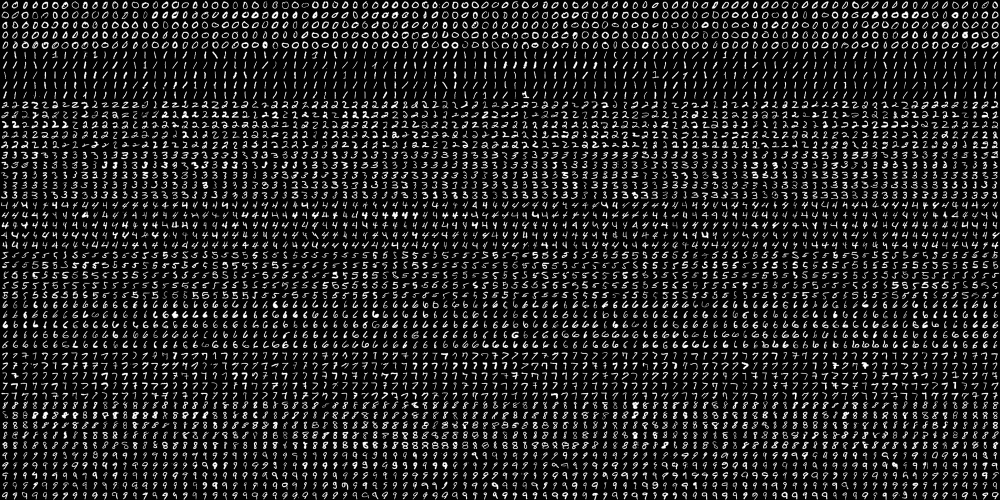
#> input picture 28_opencv_day4/images/digits.png, 2000 x 1000 px (shown at 1/2 size)
$ jupyter execute --allow-errors opencv_ex4.ipynb   (older library calls are emulated)
#> lines starting #> are read from the running program, lines starting #| are printed output that depends on the picture; after the words box and inside, x2 and y2 are one past the last pixel; in counts of white or black regions, pixels touching at a corner belong together
# 머신러닝

## openCV 머신 러닝 클래스
<br>

## K 최근접 이웃 알고리즘

[cell 1]
import numpy as np
import cv2


# [8 lines left out: function on_k_changed, not called in this run]


def addPoint(x, y, c):
    train.append([x, y])
    label.append([c])


def trainAndDisplay():
    """## 주석 지우고 보여줌"""
    trainData = np.array(train, dtype=np.float32)
    labelData = np.array(label, dtype=np.int32)

    knn.train(trainData, cv2.ml.ROW_SAMPLE, labelData)

    ####### 여기서부터 디스플레이를 위해 작성한 함수
    h, w = img.shape[:2]
    for y in range(h):
        for x in range(w):
            sample = np.array([[x, y]]).astype(np.float32)

            ret, _, _, _ = knn.findNearest(sample, k_value)

            ret = int(ret)
            if ret == 0:
                img[y, x] = (128, 128, 255)
            elif ret == 1:
                img[y, x] = (128, 255, 128)
            elif ret == 2:
                img[y, x] = (255, 128, 128)

    for i in range(len(train)):
        x, y = train[i]
        l = label[i][0]

        if l == 0:
            cv2.circle(img, (x, y), 5, (0, 0, 128), -1, cv2.LINE_AA)
        elif l == 1:
            cv2.circle(img, (x, y), 5, (0, 128, 0), -1, cv2.LINE_AA)
        elif l == 2:
            cv2.circle(img, (x, y), 5, (128, 0, 0), -1, cv2.LINE_AA)

    cv2.imshow("knn", img)


###### 2차원 평면상에 점을 찍고 점들을 3개의 클래스로 구분하는 프로그램
# 학습 데이터 & 레이블
train = []  ###### 2차원 좌표 여러개 집어넣을거임(90개)
label = []  ###### 90개의 데이터에 대한 레이블

k_value = 1
img = np.full((500, 500, 3), 255, np.uint8)  # 500x500 모두 흰색(255)
knn = cv2.ml.KNearest_create()  # k-NN 생성

# 랜덤 데이터 생성
NUM = 30
rn = np.zeros(
    (NUM, 2), np.int32
)  ##########30행 2열  60개의 Element에 대한 랜덤넘버 제네레이션

# (150, 150) 근방의 점은 0번 클래스로 설정
cv2.randn(rn, 0, 50)  ########### 가우시안 형태 넘버를 생성해주는 함수
for i in range(NUM):
    addPoint(
        rn[i, 0] + 150, rn[i, 1] + 150, 0
    )  ######### (x,y, 이점의 클래스)  (150, 150 ) +50 근방에 생성 라벨은 0

# (350, 150) 근방의 점은 1번 클래스로 설정  라벨 1번
cv2.randn(rn, 0, 50)
for i in range(NUM):
    addPoint(rn[i, 0] + 350, rn[i, 1] + 150, 1)

# (250, 400) 근방의 점은 2번 클래스로 설정
cv2.randn(rn, 0, 70)
for i in range(NUM):
    addPoint(rn[i, 0] + 250, rn[i, 1] + 400, 2)

# 영상 출력 창 생성 & 트랙바 생성
cv2.namedWindow("knn")
cv2.createTrackbar("k_value", "knn", 1, 5, on_k_changed)

# KNN 결과 출력
trainAndDisplay()
#> after the loop in trainAndDisplay, `for i in range(len(train)):`:
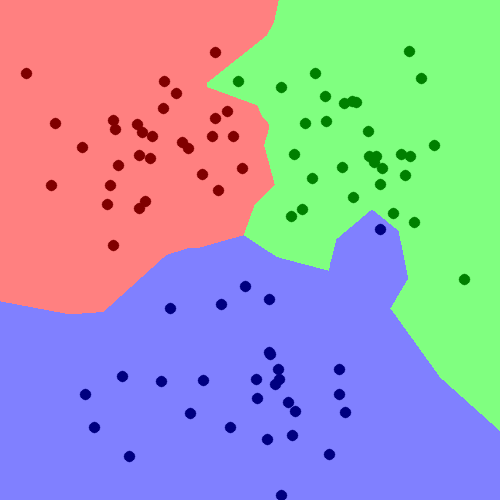
#> img: shape (500, 500, 3); mean of channels 0, 1, 2 177.1, 161, 160.2; drawn as B, G, R
cv2.waitKey()
cv2.destroyAllWindows()

## KNN 필기체 숫자 인식

[cell 2]
import sys
import numpy as np
import cv2


oldx, oldy = -1, -1


# [14 lines left out: function on_mouse, not called in this run]


# 학습 & 레이블 행렬 생성

digits = cv2.imread("images/digits.png", cv2.IMREAD_GRAYSCALE)
#> digits is the input picture: shape (1000, 2000); min 0, max 255, mean 33.8

if digits is None:
    print("Image load failed!")
    sys.exit()

h, w = digits.shape[:2]
#> h = 1000; w = 2000

cells = [np.hsplit(row, w // 20) for row in np.vsplit(digits, h // 20)]
#> cells = 50 items
cells = np.array(cells)
print("cells shape: ", cells.shape)
#| cells shape:  (50, 100, 20, 20)
train_images = cells.reshape(-1, 400).astype(np.float32)
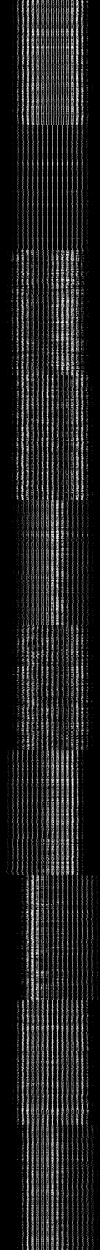
#> train_images: shape (5000, 400) float32 (shown at 1/4 size); min 0, max 255, mean 33.8
print("trains_images.shpae:", train_images.shape)
#| trains_images.shpae: (5000, 400)
train_labels = np.repeat(np.arange(10), len(train_images) / 10)
#> train_labels = 5000 values from 0 to 9
print("train_labels", train_labels)
#> (printed output is left out)
print("tain_labels.shape", train_labels.shape)
#| tain_labels.shape (5000,)
# KNN 학습

knn = cv2.ml.KNearest_create()
knn.train(train_images, cv2.ml.ROW_SAMPLE, train_labels)

# 사용자 입력 영상에 대해 예측

img = np.zeros((400, 400), np.uint8)

cv2.imshow("img", img)
cv2.setMouseCallback("img", on_mouse)

while True:
    key = cv2.waitKey()
#> (key Esc is pressed here)

    if key == 27:
        break
    elif key == ord(" "):
        test_image = cv2.resize(img, (20, 20), interpolation=cv2.INTER_AREA)
        test_image = test_image.reshape(-1, 400).astype(np.float32)

        ret, _, _, _ = knn.findNearest(test_image, 5)
        print(int(ret))

        img.fill(0)
        cv2.imshow("img", img)

cv2.destroyAllWindows()

## 서포트 벡터 머신(SVM) 알고리즘

* xor 의 경우 2차원에서 분리할수없고 3차원으로 확장하여 분리가능하다

## SVM API 사용하기

[cell 3]
import sys
import numpy as np
import cv2


trains = np.array(
    [
        [150, 200],
        [200, 250],
        [100, 250],
        [150, 300],
        [350, 100],
        [400, 200],
        [400, 300],
        [350, 400],
    ],
    dtype=np.float32,
)
labels = np.array([0, 0, 0, 0, 1, 1, 1, 1])

svm = cv2.ml.SVM_create()
svm.setType(cv2.ml.SVM_C_SVC)

# 커널을 지정하여 분리 기준을 정함
# svm.setKernel(cv2.ml.SVM_LINEAR)
svm.setKernel(cv2.ml.SVM_RBF)

svm.trainAuto(trains, cv2.ml.ROW_SAMPLE, labels)
print("C:", svm.getC())
#| C: 2.5
print("Gamma:", svm.getGamma())
#| Gamma: 1e-05

w, h = 500, 500
img = np.zeros((h, w, 3), dtype=np.uint8)
for y in range(h):
    for x in range(w):
        test = np.array([[x, y]], dtype=np.float32)
        _, res = svm.predict(test)
        ret = int(res[0, 0])

        if ret == 0:
            img[y, x] = (128, 128, 255)  # Red
        else:
            img[y, x] = (128, 255, 128)  # Green

color = [(0, 0, 128), (0, 128, 0)]

for i in range(trains.shape[0]):
    x = int(trains[i, 0])
    y = int(trains[i, 1])
    l = labels[i]

    cv2.circle(img, (x, y), 5, color[l], -1, cv2.LINE_AA)
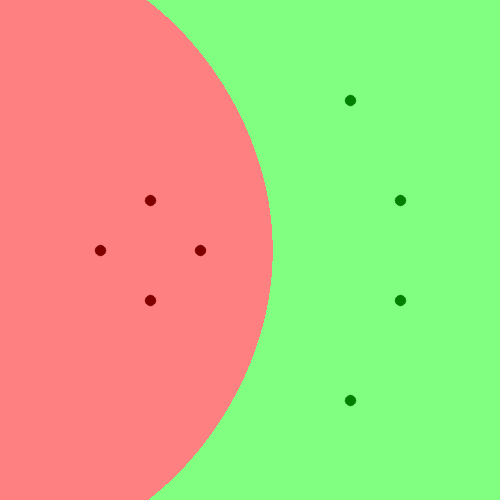
#> img: shape (500, 500, 3); mean of channels 0, 1, 2 127.6, 195.2, 187; drawn as B, G, R

cv2.imshow("svm", img)
cv2.waitKey()
cv2.destroyAllWindows()

## HOG & SVM 필기체 숫자 인식
* knn 알고리즘 보다 더 좋은 정확도를 보여줌

[cell 4]
import sys
import numpy as np
import cv2


oldx, oldy = -1, -1


# [14 lines left out: function on_mouse, not called in this run]


######### 실제 함수 시작
# 학습 데이터 & 레이블 행렬 생성

digits = cv2.imread("images/digits.png", cv2.IMREAD_GRAYSCALE)

if digits is None:
    print("Image load failed!")
    sys.exit()

h, w = digits.shape[:2]
hog = cv2.HOGDescriptor((20, 20), (10, 10), (5, 5), (5, 5), 9)
######### 20,20 은 하나의 영상 크기 / 블록의 크기 10,10 / 셀의크기 5,5 / 블록의 이동 스크라이드 5,5 셀크기와 동일
print("Descriptor Size:", hog.getDescriptorSize())
#| Descriptor Size: 324

cells = [np.hsplit(row, w // 20) for row in np.vsplit(digits, h // 20)]
cells = np.array(cells)
cells = cells.reshape(-1, 20, 20)  # shape=(5000, 20, 20)

desc = []
for img in cells:
    desc.append(hog.compute(img))
#> after the loop, desc = 5000 items

train_desc = np.array(desc)  ######### train_desc shape 5000 x 324 x 1
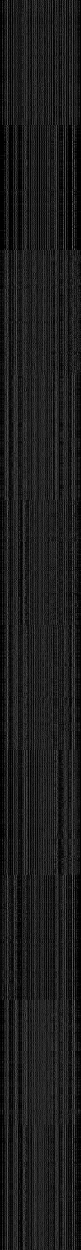
#> train_desc: shape (5000, 324) float32 (shown at 1/4 size); min 0, max 0.995, mean 0.111
train_desc = train_desc.squeeze().astype(
    np.float32
)  ######## 1은 필요 없으므로 squeeze 함수 사용
train_labels = np.repeat(np.arange(10), len(train_desc) / 10)

print("train_desc.shape:", train_desc.shape)
#| train_desc.shape: (5000, 324)
print("train_labels.shape:", train_labels.shape)
#| train_labels.shape: (5000,)

# SVM 학습

svm = cv2.ml.SVM_create()
svm.setType(cv2.ml.SVM_C_SVC)
svm.setKernel(cv2.ml.SVM_RBF)
svm.setC(2.5)
svm.setGamma(0.50625)

svm.train(train_desc, cv2.ml.ROW_SAMPLE, train_labels)
svm.save("svmdigits.yml")

# 사용자 입력 영상에 대해 예측
###### 마우스로 그림을 그리게 하기 위한 소스코드
img = np.zeros((400, 400), np.uint8)

cv2.imshow("img", img)
cv2.setMouseCallback("img", on_mouse)

while True:
    key = cv2.waitKey()
#> (key Esc is pressed here)

    if key == 27:
        break
    elif key == ord(" "):
        test_image = cv2.resize(img, (20, 20), interpolation=cv2.INTER_AREA)
        test_desc = hog.compute(test_image).reshape(-1, 1).T

        _, res = svm.predict(test_desc)
        print(int(res[0, 0]))

        img.fill(0)
        cv2.imshow("img", img)

cv2.destroyAllWindows()

## 숫자 영상 정규화
* 정중앙에 숫자를 쓰지않을경우 정확도 가 떨어짐
* 학습 데이터 영상과 테스트 데이터 영상의 위치, 크기, 회전 등의 요소를 정규화 하여 인식 성능을 향상

[cell 5]
import sys
import numpy as np
import cv2


oldx, oldy = -1, -1


# [14 lines left out: function on_mouse, not called in this run]


# 정규화 함수
def norm_digit(img):
    m = cv2.moments(img)
    cx = m["m10"] / m["m00"]  # m00: 0차 모먼트 m10, m01 : 1차 모먼트
    cy = m["m01"] / m["m00"]
    h, w = img.shape[:2]
    aff = np.array([[1, 0, w / 2 - cx], [0, 1, h / 2 - cy]], dtype=np.float32)
    dst = cv2.warpAffine(img, aff, (0, 0))
    return dst


# 학습 데이터 & 레이블 행렬 생성

digits = cv2.imread("images/digits.png", cv2.IMREAD_GRAYSCALE)

if digits is None:
    print("Image load failed!")
    sys.exit()

h, w = digits.shape[:2]
hog = cv2.HOGDescriptor((20, 20), (10, 10), (5, 5), (5, 5), 9)
print("Descriptor Size:", hog.getDescriptorSize())
#| Descriptor Size: 324

cells = [np.hsplit(row, w // 20) for row in np.vsplit(digits, h // 20)]
cells = np.array(cells)
cells = cells.reshape(-1, 20, 20)  # shape=(5000, 20, 20)

desc = []
for img in cells:
    img = norm_digit(img)
    desc.append(hog.compute(img))
#> this loop made 5000 passes
#> (cx in norm_digit, cy in norm_digit, aff in norm_digit) on passes 1 to 3: (9.95, 9.55, [[1, 0, 0.0532], [0, 1, 0.451]]), (9.84, 9.65, [[1, 0, 0.164], [0, 1, 0.353]]), (10.21, 10.06, [[1, 0, -0.21], [0, 1, -0.0562]])

train_desc = np.array(desc)
train_desc = train_desc.squeeze().astype(np.float32)
train_labels = np.repeat(np.arange(10), len(train_desc) / 10)

# SVM 학습

svm = cv2.ml.SVM_create()
svm.setType(cv2.ml.SVM_C_SVC)
svm.setKernel(cv2.ml.SVM_RBF)
svm.setC(2.5)
svm.setGamma(0.50625)

svm.train(train_desc, cv2.ml.ROW_SAMPLE, train_labels)
# svm.save('svmdigits.yml')

# 사용자 입력 영상에 대해 예측

img = np.zeros((400, 400), np.uint8)

cv2.imshow("img", img)
cv2.setMouseCallback("img", on_mouse)

while True:
    key = cv2.waitKey()
#> (key Esc is pressed here)

    if key == 27:
        break
    elif key == ord(" "):
        test_image = cv2.resize(img, (20, 20), interpolation=cv2.INTER_AREA)

        # compute 하기전 정규화
        test_image = norm_digit(test_image)
        test_desc = hog.compute(test_image).reshape(-1, 1).T

        _, res = svm.predict(test_desc)
        print(int(res[0, 0]))

        img.fill(0)
        cv2.imshow("img", img)

cv2.destroyAllWindows()

## k-평균 알고리즘

[cell 6]
import sys
import numpy as np
import cv2


# 입력 영상 불러오기
src = cv2.imread("images/flowers.jpg")
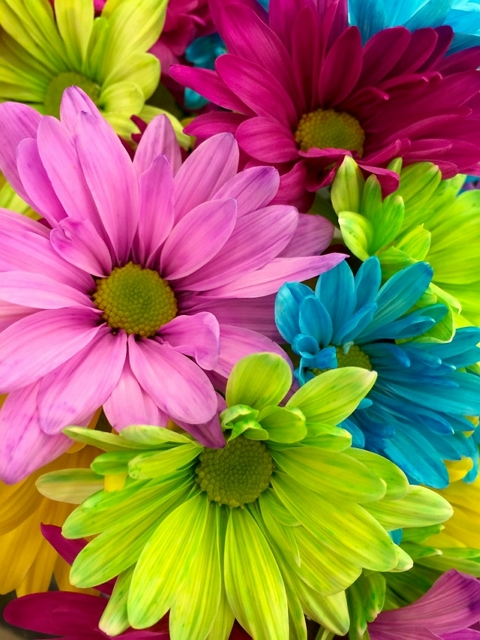
#> input picture 28_opencv_day4/images/flowers.jpg, 480 x 640 px
#> src is the input picture: shape (640, 480, 3); mean B, G, R 83.5, 120.5, 151.4

if src is None:
    print("Image load failed")
    sys.exit()

# 차원 변환 & np.float32 자료형 변환
data = src.reshape((-1, 3)).astype(np.float32)
print(f"src shape : {src.shape}")
#| src shape : (640, 480, 3)
print(f"data shape : {data.shape}")
#| data shape : (307200, 3)

# K-means 알고리즘
criteria = (cv2.TERM_CRITERIA_EPS | cv2.TERM_CRITERIA_MAX_ITER, 10, 1.0)
#> criteria = (3, 10, 1)

for K in range(2, 9):
    print("K:", K)
    ret, label, center = cv2.kmeans(
        data, K, None, criteria, 10, cv2.KMEANS_RANDOM_CENTERS
    )

    # 군집화 결과를 이용하여 출력 영상 생성
    center = np.uint8(center)
    print("center", center)
    print("label", label)
    print("center.shape", center.shape, " label.shape", label.shape)
    print("label.flattern().shape", label.flatten().shape)
    print(label.flatten())
    dst = center[label.flatten()]  # 각 픽셀을 K개 군집 중심 색상으로 치환
    print("dst.shape", dst.shape)
    dst = dst.reshape((src.shape))

    cv2.imshow("src", src)
    cv2.imshow("dst", dst)
    if cv2.waitKey() == 27:
        break
#> this loop made 1 pass; (key Esc is pressed on pass 1)
#> ret on pass 1: 3.31e+09
#> (printed output is left out)

cv2.destroyAllWindows()

## 챕터 11 실전문제

[cell 7]
import sys
import numpy as np
import cv2


# 숫자 영상을 20x20 크기 안에 적당히 들어가도록 리사이즈
def norm_img(img):
    h, w = img.shape[:2]

    img = ~img
    blr = cv2.GaussianBlur(img, (0, 0), 2)

    sf = 14.0 / h  # scale factor. 위/아래 3픽셀씩 여백 고려.
    if w > h:
        sf = 14.0 / w

    img2 = cv2.resize(img, (0, 0), fx=sf, fy=sf, interpolation=cv2.INTER_AREA)
    h2, w2 = img2.shape[:2]
    a = (20 - w2) // 2
    b = (20 - h2) // 2

    dst = np.zeros((20, 20), dtype=np.uint8)
    dst[b : b + h2, a : a + w2] = img2[:, :]

    return dst


# 입력 필기체 숫자 이미지 불러오기
src = cv2.imread("images/handwritten1.png")
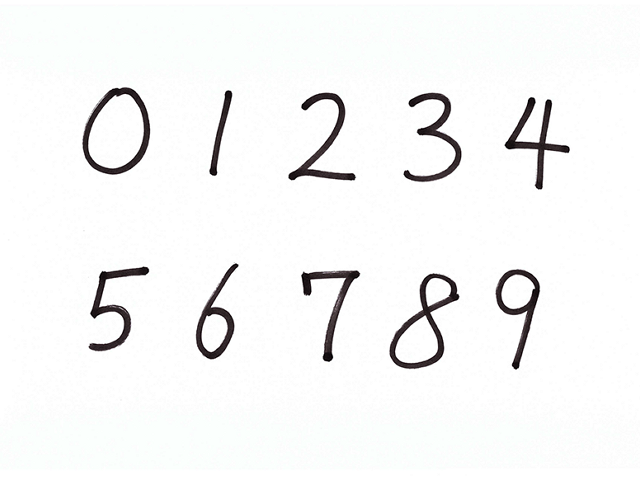
#> input picture 28_opencv_day4/images/handwritten1.png, 640 x 480 px
#> src is the input picture: shape (480, 640, 3); mean B, G, R 245.6, 245.8, 245.5

if src is None:
    print("Image load failed!")
    sys.exit()

# HOG 객체 생성
hog = cv2.HOGDescriptor((20, 20), (10, 10), (5, 5), (5, 5), 9)

# 미리 학습된 SVM 데이터 불러오기
svm = cv2.ml.SVM_load("svmdigits.yml")

# 이진화 & 레이블링
src_gray = cv2.cvtColor(src, cv2.COLOR_BGR2GRAY)
_, src_bin = cv2.threshold(src_gray, 0, 255, cv2.THRESH_BINARY_INV | cv2.THRESH_OTSU)
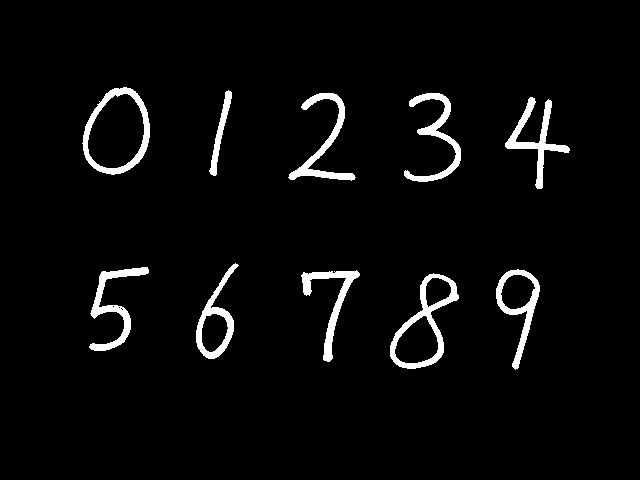
#> src_bin: shape (480, 640); 3.8% white; 10 white regions, largest, box (x1, y1, x2, y2) and area: (390, 273, 459, 369) 1501, (82, 87, 150, 175) 1386, (505, 97, 570, 189) 1302

cnt, _, stats, _ = cv2.connectedComponentsWithStats(src_bin)
#> cnt = 11; stats = [[0, 0, 640, 480, 295378], [82, 87, 68, 88, 1386], [209, 90, 23, 86, 542], [288, 93, 68, 88, 1274], [404, 93, 57, 89, 1224], [505, 97, 65, 92, 1302], [196, 263, 43, 96, 1066], [89, 267, 60, 84, 1236], [496, 269, 44, 101, 1128], [301, 270, 59, 92, 1163], [390, 273, 69, 96, 1501]]

dst = src.copy()

for i in range(1, cnt):
    x, y, w, h, s = stats[i]

    if s < 100:
        continue

    # 각각의 숫자 부분 영상을 정규화한 후 HOG&SVM 숫자 인식
    digit = norm_img(src_gray[y : y + h, x : x + w])
    test_desc = hog.compute(digit).reshape(-1, 1).T
    _, res = svm.predict(test_desc)

    # HOG&SVM 숫자 인식 결과 출력
    cv2.rectangle(dst, (x, y, w, h), (0, 0, 255))
    cv2.putText(
        dst,
        str(int(res[0, 0])),
        (x, y - 5),
        cv2.FONT_HERSHEY_SIMPLEX,
        1,
        (0, 0, 255),
        2,
        cv2.LINE_AA,
    )
#> this loop made 10 passes
#> (x, y, s, w2 in norm_img, a in norm_img) on passes 1 to 10: (82, 87, 1386, 11, 4), (209, 90, 542, 4, 8), (288, 93, 1274, 11, 4), (404, 93, 1224, 9, 5), (505, 97, 1302, 10, 5), (196, 263, 1066, 6, 7), (89, 267, 1236, 10, 5), (496, 269, 1128, 6, 7), (301, 270, 1163, 9, 5), (390, 273, 1501, 10, 5)
#> pass 1, in norm_img, `blr = cv2.GaussianBlur(img, (0, 0), 2)`:
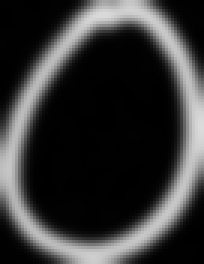
#> blr: shape (88, 68) (shown 3 times larger); min 0, max 219, mean 53.6
#> after the loop:
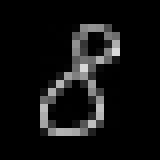
#> digit: shape (20, 20) (shown 8 times larger); min 0, max 218, mean 17.7
#> after the loop:
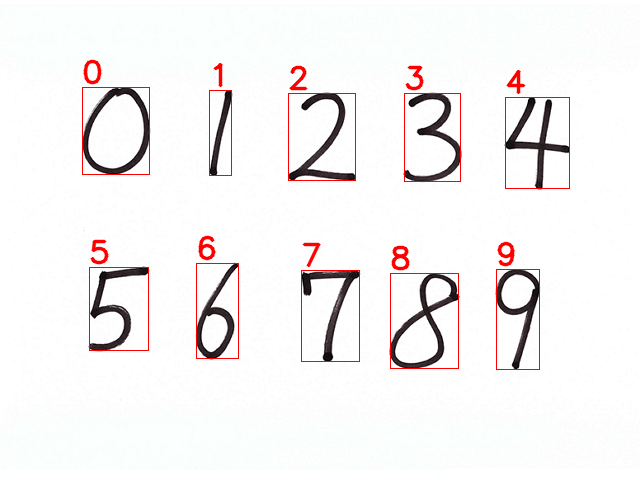
#> dst: shape (480, 640, 3); 1.78% of pixels changed, all inside (x1, y1, x2, y2) = (82, 59, 570, 370)

cv2.imshow("dst", dst)
cv2.waitKey()
cv2.destroyAllWindows()
